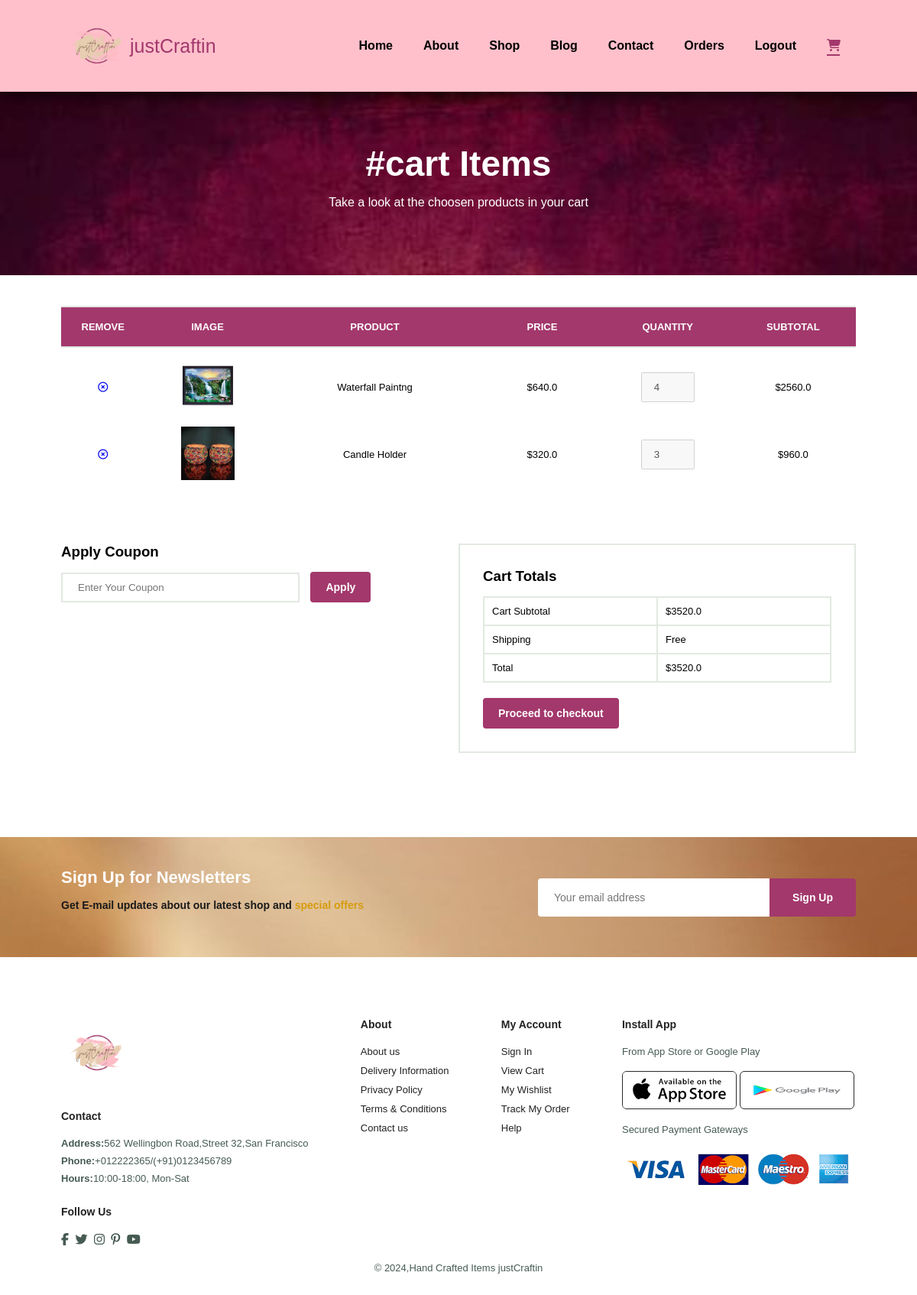
/orders/cart (signed in), run on the app's committed database.
### orders/models.py (models this page shows, shortened)
class OrderedItem(models.Model):
    product=models.ForeignKey(Product,on_delete=models.SET_NULL,null=True,related_name='added_carts')
    quantity=models.IntegerField(default=1)
    owner=models.ForeignKey(CartOrder,on_delete=models.CASCADE,related_name='added_items')

class CartOrder(models.Model):
    LIVE=1
    DELETE=0
    DELETE_CHOICES=((LIVE,'live'),(DELETE,'delete'))
    CART_STAGE=0
    ORDER_CONFIRMED=1
    ORDER_PROCESSED=2
    ORDER_DELIVERED=3
    ORDER_REJECED=4
    STATUS_CHOICE=((ORDER_CONFIRMED,'ORDER_CONFIRMED'),(ORDER_PROCESSED,'ORDER_PROCESSED'),(ORDER_DELIVERED,'ORDER_DELIVERED'),(ORDER_REJECED,'ORDER_REJECED'))
    order_status=models.IntegerField(choices=STATUS_CHOICE,default=CART_STAGE)
    total_price=models.FloatField(default=0)
    owner=models.ForeignKey(Customer,on_delete=models.SET_NULL,null=True,related_name='orders')
    delete_status=models.IntegerField(choices=DELETE_CHOICES,default=LIVE)
    created_at=models.DateTimeField(auto_now_add=True)
    updated_at=models.DateTimeField(auto_now=True)

### products/models.py (models this page shows, shortened)
class Product(models.Model):
    LIVE=1
    DELETE=0
    DELETE_CHOICES=((LIVE,'live'),(DELETE,'delete'))
    title=models.CharField(max_length=200)
    price=models.FloatField()
    description=models.TextField()
    image=models.ImageField(upload_to='media')
    priority=models.IntegerField(default=0)
    delete_status=models.IntegerField(choices=DELETE_CHOICES,default=LIVE)
    created_at=models.DateTimeField(auto_now_add=True)
    updated_at=models.DateTimeField(auto_now=True)

### orders/views.py (the view)
# urls.py: path('cart',views.show_cart,name='cart'),
@login_required(login_url='account')
def show_cart(request):
    user=request.user
    customer=user.customer_profile
    cart_obj,created=CartOrder.objects.get_or_create(owner=customer,order_status=CartOrder.CART_STAGE)
    context={'cart':cart_obj}
    return render(request,'cart.html',context)

### orders/templatetags/get_total.py (called while the page is built)
@register.simple_tag(name='get_total')
def get_total(cart):
    total=0
    for item in cart.added_items.all():
        total=total+item.quantity*item.product.price
    return total

### orders/templatetags/multiply.py (called while the page is built)
@register.simple_tag(name='multiply')
def multiply(a,b):
   return a*b

### templates/cart.html
{% extends 'blank_layout.html' %}
{% load static %}
{% block content %}
{% include 'cart_container.html' %}
{% endblock content %}

### templates/cart_container.html (shortened to what this page needs)
{% load static %}
{% load multiply %}
{% load get_total %}
<section id="page-header" class="about-header">
    <h2>#cart Items</h2>
    <p>Take a look at the choosen products in your cart</p>
</section>
{% if cart and cart.added_items.all %}
<section id="cart" class="section-p1">
    <table width="100%">
        <thead>
            <tr>
                <td>Remove</td>
                <td>Image</td>
                <td>Product</td>
                <td>Price</td>
                <td>Quantity</td>
                <td>Subtotal</td>
            </tr>
        </thead>
        <tbody>
            {% for cart_item in cart.added_items.all %}
            <tr>
                <td><a href="{% url 'remove_item' cart_item.id %}"><i class="far fa-times-circle"></i></a></td>
                <td><img src="{{ cart_item.product.image.url }}"></td>
                <td>{{ cart_item.product.title }}</td>
                <td>${{ cart_item.product.price }}</td>
                <td><input type="number" name="" disabled value="{{ cart_item.quantity }}"></td>
                <td>${% multiply cart_item.product.price  cart_item.quantity %}</td>
            </tr>
            {% endfor %}
        </tbody>
    </table>
</section>
<section id="cart-add" class="section-p1">
    <div id="coupon">
        <h3>Apply Coupon</h3>
        <div>
            <input type="text" name="" placeholder="Enter Your Coupon">
            <button class="normal">Apply</button>
        </div>
    </div>
    <div id="subtotal">
        <h3>Cart Totals</h3>
        <table>
            <tr>
                <td>Cart Subtotal</td>
                <td>${% get_total cart %}</td>
            </tr>
             <tr>
                <td>Shipping</td>
                <td>Free</td>
            </tr>
             <tr>
                <td>Total</td>
                <td>${% get_total cart %}</td>
            </tr>
        </table>
        <form action="{% url 'checkout' %}" method="post" enctype="multipart/form-data">
        <button type="submit" class="normal">Proceed to checkout</button>
    </form>
    </div>
</section>
{% else %}
    <p style="padding: 100px;">Cart is empty</p>
{% endif %}

### static/css/style.css (style rules this page uses)
* { margin: 0; padding: 0; box-sizing: border-box; font-family: 'Spartan',sans-serif; }
h2 { font-size: 46px; line-height: 54px; color: #222; }
p { font-size: 16px; color: #465b52; margin: 15px 0 20px 0; }
button.normal { font-size: 14px; font-weight: 600; padding: 15px 30px; color: #000; background-color: #fff; border-radius: 4px; cursor: pointer; border: none; outline: none; transition: 0.5s; }
.section-p1 { padding: 40px 80px; }
body { width: 100%; }
#page-header.about-header { background-image: url('../images/banner/b10.jpg'); }
#page-header { background-image: url('../images/banner/b8.jfif'); width: 100%; height: 30vh; background-size: cover; display: flex; justify-content: center; text-align: center; flex-direction: column; padding: 40px; }
#page-header h2, #page-header p { color: white; }
#cart { overflow-x: auto; }
#cart table { width: 100%; border-collapse: collapse; table-layout: fixed; white-space: nowrap; }
#cart table img { width: 70px; }
#cart table td:nth-child(1) { width: 100px; text-align: center; }
#cart table td:nth-child(2) { width: 150px; text-align: center; }
#cart table td:nth-child(3) { width: 250px; text-align: center; }
#cart table td:nth-child(4),#cart table td:nth-child(5),#cart table td:nth-child(6) { width: 150px; text-align: center; }
#cart table td:nth-child(5) input { width: 70px; padding: 10px 5px 10px 15px; }
#cart table thead { border: 2px solid #e2e9e1; border-left: none; border-right: none; background-color:#a3386c; color: white; }
#cart table thead td { font-weight: 700; text-transform: uppercase; font-size: 13px; padding: 18px 0; }
#cart table tbody tr td { padding-top: 15px; }
#cart table tbody td { font-size: 13px; }
#cart-add { display: flex; flex-wrap: wrap; justify-content: space-between; }
#coupon { width: 50%; margin-bottom: 30px; }
#coupon h3,#subtotal h3 { padding-bottom: 15px; }
#coupon input { padding: 10px 20px; outline: none; width: 60%; margin-right: 10px; border: 2px solid #e2e9e1; }
#coupon button,#subtotal button { background-color: #a3386c; color: #fff; padding: 12px 20px; }
#subtotal { width: 50%; margin-bottom: 30px; border: 2px solid #e2e9e1; padding: 30px; }
#subtotal table { border-collapse:collapse; width: 100%; margin-bottom: 20px; }
#subtotal table td { width: 50%; border: 2px solid #e2e9e1; padding: 10px; font-size: 13px; }

### data on the page
OrderedItem: product.image (picture), product "Waterfall Paintng", product.price "640.0", quantity "4", product+quantity "2560.0"
OrderedItem: product.image (picture), product "Candle Holder", product.price "320.0", quantity "3", product+quantity "960.0"
CartOrder: id.price "3520.0"
